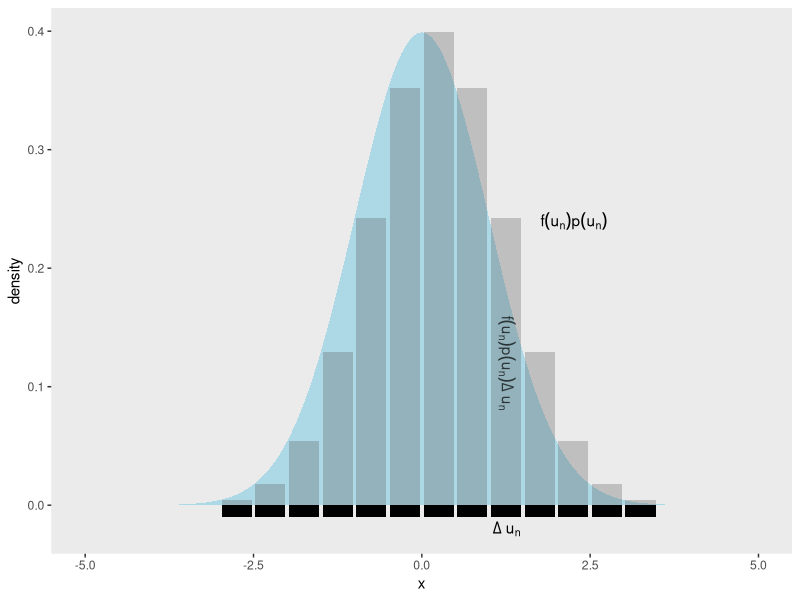

The R script that drew this image:
library(tidyverse)
library(patchwork)
library(scales)

sin_lineas <- theme(panel.grid.major = element_blank(),
                    panel.grid.minor = element_blank())

grid.n          <- 11                 # Número de celdas 
grid.size       <- 6/(grid.n+1)       # Tamaño de celdas en el intervalo [-3, 3]
norm.cuadrature <- tibble(x = seq(-3, 3, by = grid.size), y = dnorm(x) )


norm.density <- tibble(x = seq(-5, 5, by = .01), 
       y = dnorm(x) )

norm.cuadrature |>
  ggplot(aes(x=x + grid.size/2, y=y)) + 
  geom_area(data = norm.density, aes(x = x, y = y), fill = 'lightblue') + 
  geom_bar(stat="identity", alpha = .3) + 
  geom_bar(aes(x = x + grid.size/2, y = -0.01), fill = 'black', stat="identity") + 
  sin_lineas + xlab('x') + ylab("density") + 
  annotate('text', label = expression(Delta~u[n]),
           x = .01 + 5 * grid.size/2, y = -.02) + 
  annotate('text', label = expression(f(u[n]) * p(u[n]) ),
           x = .01 + 9 * grid.size/2, y = dnorm(.01 + 4 * grid.size/2)) + 
  annotate('text', label = expression(f(u[n]) * p(u[n]) * Delta~u[n]), 
           x = .01 + 5 * grid.size/2, y = dnorm(.01 + 4 * grid.size/2)/2, 
           angle = -90, alpha = .7)
